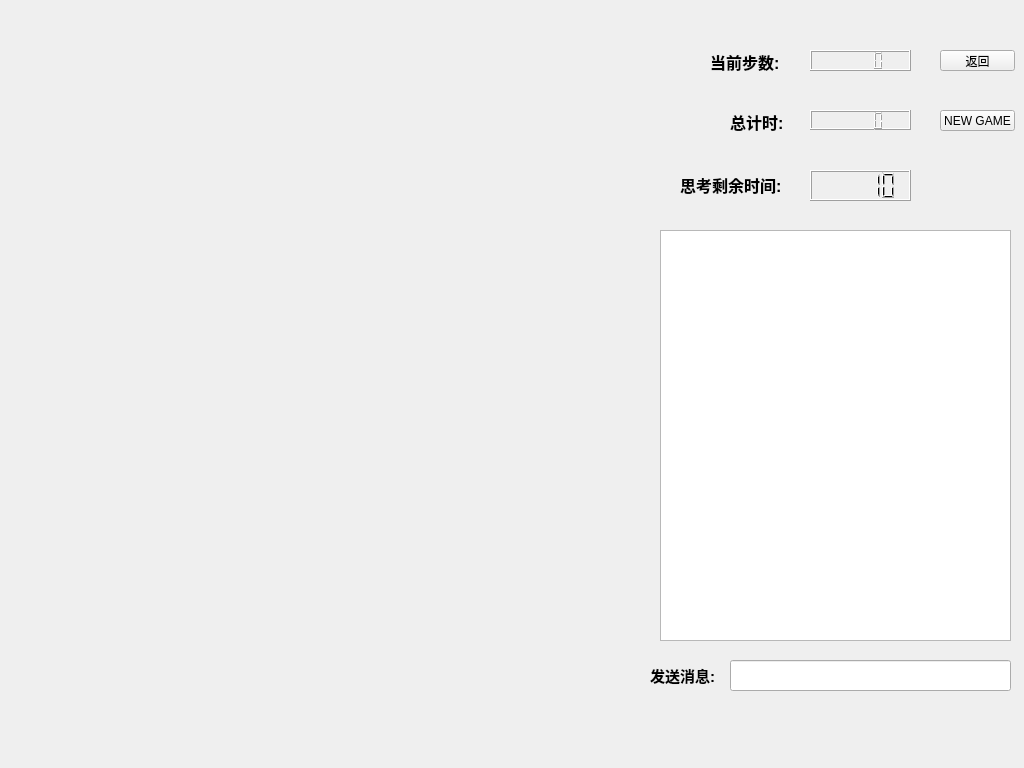
<?xml version="1.0" encoding="UTF-8"?>
<ui version="4.0">
 <class>GameWidgetBaseClass</class>
 <widget class="QWidget" name="GameWidgetBaseClass">
  <property name="geometry">
   <rect>
    <x>0</x>
    <y>0</y>
    <width>1024</width>
    <height>768</height>
   </rect>
  </property>
  <property name="windowTitle">
   <string>GameWidgetBase</string>
  </property>
  <widget class="QLabel" name="label">
   <property name="geometry">
    <rect>
     <x>650</x>
     <y>660</y>
     <width>71</width>
     <height>31</height>
    </rect>
   </property>
   <property name="text">
    <string>&lt;html&gt;&lt;head/&gt;&lt;body&gt;&lt;p&gt;&lt;span style=&quot; font-family:'宋体'; font-size:11pt; font-weight:600;&quot;&gt;发送消息:&lt;/span&gt;&lt;/p&gt;&lt;/body&gt;&lt;/html&gt;</string>
   </property>
  </widget>
  <widget class="QLineEdit" name="lineEditSendmesage">
   <property name="geometry">
    <rect>
     <x>730</x>
     <y>660</y>
     <width>281</width>
     <height>31</height>
    </rect>
   </property>
  </widget>
  <widget class="QTextEdit" name="textEditReciveMessge">
   <property name="geometry">
    <rect>
     <x>660</x>
     <y>230</y>
     <width>351</width>
     <height>411</height>
    </rect>
   </property>
  </widget>
  <widget class="QLabel" name="label_2">
   <property name="geometry">
    <rect>
     <x>710</x>
     <y>50</y>
     <width>81</width>
     <height>21</height>
    </rect>
   </property>
   <property name="text">
    <string>&lt;html&gt;&lt;head/&gt;&lt;body&gt;&lt;p&gt;&lt;span style=&quot; font-family:'宋体'; font-size:12pt; font-weight:600;&quot;&gt;当前步数:&lt;/span&gt;&lt;/p&gt;&lt;/body&gt;&lt;/html&gt;</string>
   </property>
  </widget>
  <widget class="QLCDNumber" name="lcdNumber_step">
   <property name="geometry">
    <rect>
     <x>810</x>
     <y>50</y>
     <width>101</width>
     <height>21</height>
    </rect>
   </property>
  </widget>
  <widget class="QWidget" name="widgetChessboard" native="true">
   <property name="geometry">
    <rect>
     <x>30</x>
     <y>60</y>
     <width>594</width>
     <height>648</height>
    </rect>
   </property>
  </widget>
  <widget class="QLCDNumber" name="lcdNumber_alltime">
   <property name="geometry">
    <rect>
     <x>810</x>
     <y>110</y>
     <width>101</width>
     <height>20</height>
    </rect>
   </property>
  </widget>
  <widget class="QLabel" name="label_4">
   <property name="geometry">
    <rect>
     <x>730</x>
     <y>110</y>
     <width>71</width>
     <height>21</height>
    </rect>
   </property>
   <property name="text">
    <string>&lt;html&gt;&lt;head/&gt;&lt;body&gt;&lt;p&gt;&lt;span style=&quot; font-family:'宋体'; font-size:12pt; font-weight:600; color:#000000;&quot;&gt;总计时:&lt;/span&gt;&lt;/p&gt;&lt;/body&gt;&lt;/html&gt;</string>
   </property>
  </widget>
  <widget class="QLabel" name="label_3">
   <property name="geometry">
    <rect>
     <x>680</x>
     <y>170</y>
     <width>111</width>
     <height>31</height>
    </rect>
   </property>
   <property name="text">
    <string>&lt;html&gt;&lt;head/&gt;&lt;body&gt;&lt;p&gt;&lt;span style=&quot; font-family:'宋体'; font-size:12pt; font-weight:600;&quot;&gt;思考剩余时间:&lt;/span&gt;&lt;/p&gt;&lt;/body&gt;&lt;/html&gt;</string>
   </property>
  </widget>
  <widget class="QLCDNumber" name="lcdNumber_current">
   <property name="geometry">
    <rect>
     <x>810</x>
     <y>170</y>
     <width>101</width>
     <height>31</height>
    </rect>
   </property>
   <property name="value" stdset="0">
    <double>10.000000000000000</double>
   </property>
  </widget>
  <widget class="QPushButton" name="pushButton">
   <property name="geometry">
    <rect>
     <x>940</x>
     <y>50</y>
     <width>75</width>
     <height>21</height>
    </rect>
   </property>
   <property name="text">
    <string>返回</string>
   </property>
  </widget>
  <widget class="QPushButton" name="pushButton_2">
   <property name="geometry">
    <rect>
     <x>940</x>
     <y>110</y>
     <width>75</width>
     <height>21</height>
    </rect>
   </property>
   <property name="text">
    <string>NEW GAME</string>
   </property>
  </widget>
 </widget>
 <layoutdefault spacing="6" margin="11"/>
 <resources/>
 <connections/>
</ui>
